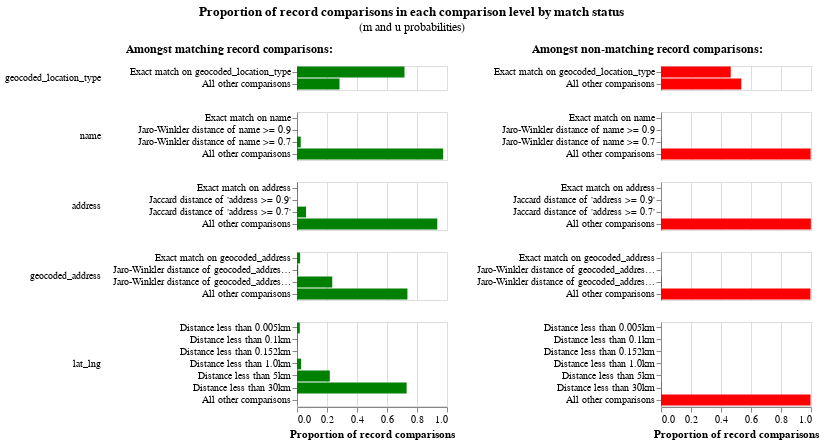

Notebook code for this chart:
### Code cell
linker.visualisations.m_u_parameters_chart()

### Figure 1 — Vega-Lite specification as saved in the notebook (floating-point values rounded to 4 significant figures)
{"config": {"view": {"continuousWidth": 300, "continuousHeight": 300, "discreteHeight": 300, "discreteWidth": 400}, "header": {"title": null}, "title": {"anchor": "middle", "offset": 10}}, "hconcat": [{"mark": "bar", "encoding": {"color": {"value": "green"}, "row": {"field": "comparison_name", "header": {"labelAlign": "left", "labelAnchor": "middle", "labelAngle": 0}, "sort": {"field": "comparison_sort_order"}, "type": "nominal"}, "tooltip": [{"field": "comparison_name", "title": "Comparison name", "type": "nominal"}, {"field": "label_for_charts", "title": "Label", "type": "ordinal"}, {"field": "sql_condition", "title": "SQL condition", "type": "nominal"}, {"field": "m_probability", "format": ".10~g", "title": "M probability", "type": "quantitative"}, {"field": "u_probability", "format": ".10~g", "title": "U probability", "type": "quantitative"}, {"field": "bayes_factor", "format": ",.6f", "title": "Bayes factor = m/u", "type": "quantitative"}, {"field": "log2_bayes_factor", "format": ".4~g", "title": "Match weight = log2(m/u)", "type": "quantitative"}, {"field": "bayes_factor_description", "title": "Match weight description", "type": "nominal"}, {"field": "m_probability_description", "title": "m probability description", "type": "nominal"}, {"field": "u_probability_description", "title": "u probability description", "type": "nominal"}], "x": {"axis": {"title": "Proportion of record comparisons"}, "field": "m_probability", "type": "quantitative"}, "y": {"axis": {"title": null}, "field": "label_for_charts", "sort": {"field": "comparison_vector_value", "order": "descending"}, "type": "nominal"}}, "height": {"step": 12}, "resolve": {"scale": {"y": "independent"}}, "title": {"text": "Amongst matching record comparisons:", "fontSize": 12, "fontWeight": "bold"}, "transform": [{"filter": "(datum.bayes_factor != 'no-op filter due to vega lite issue 4680')"}], "width": 150}, {"mark": "bar", "encoding": {"color": {"value": "red"}, "row": {"field": "comparison_name", "header": {"labels": false}, "sort": {"field": "comparison_sort_order"}, "type": "nominal"}, "tooltip": [{"field": "comparison_name", "title": "Comparison name", "type": "nominal"}, {"field": "label_for_charts", "title": "Label", "type": "ordinal"}, {"field": "sql_condition", "title": "SQL condition", "type": "nominal"}, {"field": "m_probability", "format": ".10~g", "title": "M probability", "type": "quantitative"}, {"field": "u_probability", "format": ".10~g", "title": "U probability", "type": "quantitative"}, {"field": "bayes_factor", "format": ",.6f", "title": "Bayes factor = m/u", "type": "quantitative"}, {"field": "log2_bayes_factor", "format": ".4~g", "title": "Match weight = log2(m/u)", "type": "quantitative"}, {"field": "bayes_factor_description", "title": "Match weight description", "type": "nominal"}, {"field": "m_probability_description", "title": "m probability description", "type": "nominal"}, {"field": "u_probability_description", "title": "u probability description", "type": "nominal"}], "x": {"axis": {"title": "Proportion of record comparisons"}, "field": "u_probability", "type": "quantitative"}, "y": {"axis": {"title": null}, "field": "label_for_charts", "sort": {"field": "comparison_vector_value", "order": "descending"}, "type": "nominal"}}, "height": {"step": 12}, "resolve": {"scale": {"y": "independent"}}, "title": {"text": "Amongst non-matching record comparisons:", "fontSize": 12, "fontWeight": "bold"}, "transform": [{"filter": "(datum.bayes_factor != 'no-op filter2 due to vega lite issue 4680')"}], "width": 150}], "data": {"name": "data-60d1ec5e2c9b02067fee67b497491936"}, "title": {"text": "Proportion of record comparisons in each comparison level by match status", "subtitle": "(m and u probabilities)"}, "$schema": "https://vega.github.io/schema/vega-lite/v5.9.3.json", "datasets": {"data-60d1ec5e2c9b02067fee67b497491936": [{"comparison_name": "geocoded_location_type", "sql_condition": "\"geocoded_location_type_l\" = \"geocoded_location_type_r\"", "label_for_charts": "Exact match on geocoded_location_type", "m_probability": 0.7165, "u_probability": 0.4649, "m_probability_description": "Amongst matching record comparisons, 71.65% of records (i.e. one in 1.396) are in the exact match on geocoded_location_type comparison level", "u_probability_description": "Amongst non-matching record comparisons, 46.49% of records (i.e. one in 2.151) are in the exact match on geocoded_location_type comparison level", "has_tf_adjustments": false, "tf_adjustment_column": null, "tf_adjustment_weight": 1.0, "is_null_level": false, "bayes_factor": 1.541, "log2_bayes_factor": 0.6241, "comparison_vector_value": 1, "max_comparison_vector_value": 1, "bayes_factor_description": "If comparison level is `exact match on geocoded_location_type` then comparison is 1.541 times more likely to be a match", "probability_two_random_records_match": 0.05, "comparison_sort_order": 0}, {"comparison_name": "geocoded_location_type", "sql_condition": "ELSE", "label_for_charts": "All other comparisons", "m_probability": 0.2835, "u_probability": 0.5351, "m_probability_description": "Amongst matching record comparisons, 28.35% of records (i.e. one in 3.527) are in the all other comparisons comparison level", "u_probability_description": "Amongst non-matching record comparisons, 53.51% of records (i.e. one in 1.869) are in the all other comparisons comparison level", "has_tf_adjustments": false, "tf_adjustment_column": null, "tf_adjustment_weight": 1.0, "is_null_level": false, "bayes_factor": 0.5298, "log2_bayes_factor": -0.9164, "comparison_vector_value": 0, "max_comparison_vector_value": 1, "bayes_factor_description": "If comparison level is `all other comparisons` then comparison is 1.887 times less likely to be a match", "probability_two_random_records_match": 0.05, "comparison_sort_order": 0}, {"comparison_name": "name", "sql_condition": "\"name_l\" = \"name_r\"", "label_for_charts": "Exact match on name", "m_probability": 5.285e-05, "u_probability": 7.581e-07, "m_probability_description": "Amongst matching record comparisons, 0.005285% of records (i.e. one in 18,922) are in the exact match on name comparison level", "u_probability_description": "Amongst non-matching record comparisons, 7.581e-05% of records (i.e. one in 1,319,050) are in the exact match on name comparison level", "has_tf_adjustments": false, "tf_adjustment_column": null, "tf_adjustment_weight": 1.0, "is_null_level": false, "bayes_factor": 69.71, "log2_bayes_factor": 6.123, "comparison_vector_value": 3, "max_comparison_vector_value": 3, "bayes_factor_description": "If comparison level is `exact match on name` then comparison is 69.71 times more likely to be a match", "probability_two_random_records_match": 0.05, "comparison_sort_order": 1}, {"comparison_name": "name", "sql_condition": "jaro_winkler_similarity(\"name_l\", \"name_r\") >= 0.9", "label_for_charts": "Jaro-Winkler distance of name >= 0.9", "m_probability": 0.0008516, "u_probability": 7.285e-06, "m_probability_description": "Amongst matching record comparisons, 0.08516% of records (i.e. one in 1,174) are in the jaro-winkler distance of name >= 0.9 comparison level", "u_probability_description": "Amongst non-matching record comparisons, 0.0007285% of records (i.e. one in 137,277) are in the jaro-winkler distance of name >= 0.9 comparison level", "has_tf_adjustments": false, "tf_adjustment_column": null, "tf_adjustment_weight": 1.0, "is_null_level": false, "bayes_factor": 116.9, "log2_bayes_factor": 6.869, "comparison_vector_value": 2, "max_comparison_vector_value": 3, "bayes_factor_description": "If comparison level is `jaro-winkler distance of name >= 0.9` then comparison is 117 times more likely to be a match", "probability_two_random_records_match": 0.05, "comparison_sort_order": 1}, {"comparison_name": "name", "sql_condition": "jaro_winkler_similarity(\"name_l\", \"name_r\") >= 0.7", "label_for_charts": "Jaro-Winkler distance of name >= 0.7", "m_probability": 0.02486, "u_probability": 0.002594, "m_probability_description": "Amongst matching record comparisons, 2.486% of records (i.e. one in 40.22) are in the jaro-winkler distance of name >= 0.7 comparison level", "u_probability_description": "Amongst non-matching record comparisons, 0.2594% of records (i.e. one in 385) are in the jaro-winkler distance of name >= 0.7 comparison level", "has_tf_adjustments": false, "tf_adjustment_column": null, "tf_adjustment_weight": 1.0, "is_null_level": false, "bayes_factor": 9.584, "log2_bayes_factor": 3.261, "comparison_vector_value": 1, "max_comparison_vector_value": 3, "bayes_factor_description": "If comparison level is `jaro-winkler distance of name >= 0.7` then comparison is 9.584 times more likely to be a match", "probability_two_random_records_match": 0.05, "comparison_sort_order": 1}, {"comparison_name": "name", "sql_condition": "ELSE", "label_for_charts": "All other comparisons", "m_probability": 0.9742, "u_probability": 0.9974, "m_probability_description": "Amongst matching record comparisons, 97.42% of records (i.e. one in 1.026) are in the all other comparisons comparison level", "u_probability_description": "Amongst non-matching record comparisons, 99.74% of records (i.e. one in 1.003) are in the all other comparisons comparison level", "has_tf_adjustments": false, "tf_adjustment_column": null, "tf_adjustment_weight": 1.0, "is_null_level": false, "bayes_factor": 0.9768, "log2_bayes_factor": -0.0339, "comparison_vector_value": 0, "max_comparison_vector_value": 3, "bayes_factor_description": "If comparison level is `all other comparisons` then comparison is 1.024 times less likely to be a match", "probability_two_random_records_match": 0.05, "comparison_sort_order": 1}, {"comparison_name": "address", "sql_condition": "\"address_l\" = \"address_r\"", "label_for_charts": "Exact match on address", "m_probability": 0.002435, "u_probability": 1.945e-06, "m_probability_description": "Amongst matching record comparisons, 0.2435% of records (i.e. one in 411) are in the exact match on address comparison level", "u_probability_description": "Amongst non-matching record comparisons, 0.0001945% of records (i.e. one in 514,206) are in the exact match on address comparison level", "has_tf_adjustments": false, "tf_adjustment_column": null, "tf_adjustment_weight": 1.0, "is_null_level": false, "bayes_factor": 1252.0, "log2_bayes_factor": 10.29, "comparison_vector_value": 3, "max_comparison_vector_value": 3, "bayes_factor_description": "If comparison level is `exact match on address` then comparison is 1,252 times more likely to be a match", "probability_two_random_records_match": 0.05, "comparison_sort_order": 2}, {"comparison_name": "address", "sql_condition": "jaccard(\"address_l\", \"address_r\") >= 0.9", "label_for_charts": "Jaccard distance of 'address >= 0.9'", "m_probability": 0.00179, "u_probability": 1.747e-06, "m_probability_description": "Amongst matching record comparisons, 0.179% of records (i.e. one in 559) are in the jaccard distance of 'address >= 0.9' comparison level", "u_probability_description": "Amongst non-matching record comparisons, 0.0001747% of records (i.e. one in 572,418) are in the jaccard distance of 'address >= 0.9' comparison level", "has_tf_adjustments": false, "tf_adjustment_column": null, "tf_adjustment_weight": 1.0, "is_null_level": false, "bayes_factor": 1025.0, "log2_bayes_factor": 10.0, "comparison_vector_value": 2, "max_comparison_vector_value": 3, "bayes_factor_description": "If comparison level is `jaccard distance of 'address >= 0.9'` then comparison is 1,025 times more likely to be a match", "probability_two_random_records_match": 0.05, "comparison_sort_order": 2}, {"comparison_name": "address", "sql_condition": "jaccard(\"address_l\", \"address_r\") >= 0.7", "label_for_charts": "Jaccard distance of 'address >= 0.7'", "m_probability": 0.0605, "u_probability": 0.0009311, "m_probability_description": "Amongst matching record comparisons, 6.05% of records (i.e. one in 16.53) are in the jaccard distance of 'address >= 0.7' comparison level", "u_probability_description": "Amongst non-matching record comparisons, 0.09311% of records (i.e. one in 1,074) are in the jaccard distance of 'address >= 0.7' comparison level", "has_tf_adjustments": false, "tf_adjustment_column": null, "tf_adjustment_weight": 1.0, "is_null_level": false, "bayes_factor": 64.98, "log2_bayes_factor": 6.022, "comparison_vector_value": 1, "max_comparison_vector_value": 3, "bayes_factor_description": "If comparison level is `jaccard distance of 'address >= 0.7'` then comparison is 64.98 times more likely to be a match", "probability_two_random_records_match": 0.05, "comparison_sort_order": 2}, {"comparison_name": "address", "sql_condition": "ELSE", "label_for_charts": "All other comparisons", "m_probability": 0.9353, "u_probability": 0.9991, "m_probability_description": "Amongst matching record comparisons, 93.53% of records (i.e. one in 1.069) are in the all other comparisons comparison level", "u_probability_description": "Amongst non-matching record comparisons, 99.91% of records (i.e. one in 1.001) are in the all other comparisons comparison level", "has_tf_adjustments": false, "tf_adjustment_column": null, "tf_adjustment_weight": 1.0, "is_null_level": false, "bayes_factor": 0.9361, "log2_bayes_factor": -0.09519, "comparison_vector_value": 0, "max_comparison_vector_value": 3, "bayes_factor_description": "If comparison level is `all other comparisons` then comparison is 1.068 times less likely to be a match", "probability_two_random_records_match": 0.05, "comparison_sort_order": 2}, {"comparison_name": "geocoded_address", "sql_condition": "\"geocoded_address_l\" = \"geocoded_address_r\"", "label_for_charts": "Exact match on geocoded_address", "m_probability": 0.02098, "u_probability": 2.138e-05, "m_probability_description": "Amongst matching record comparisons, 2.098% of records (i.e. one in 47.67) are in the exact match on geocoded_address comparison level", "u_probability_description": "Amongst non-matching record comparisons, 0.002138% of records (i.e. one in 46,782) are in the exact match on geocoded_address comparison level", "has_tf_adjustments": false, "tf_adjustment_column": null, "tf_adjustment_weight": 1.0, "is_null_level": false, "bayes_factor": 981.4, "log2_bayes_factor": 9.939, "comparison_vector_value": 3, "max_comparison_vector_value": 3, "bayes_factor_description": "If comparison level is `exact match on geocoded_address` then comparison is 981 times more likely to be a match", "probability_two_random_records_match": 0.05, "comparison_sort_order": 3}, {"comparison_name": "geocoded_address", "sql_condition": "jaro_winkler_similarity(\"geocoded_address_l\", \"geocoded_address_r\") >= 0.9", "label_for_charts": "Jaro-Winkler distance of geocoded_address >= 0.9", "m_probability": 0.007831, "u_probability": 1.354e-05, "m_probability_description": "Amongst matching record comparisons, 0.7831% of records (i.e. one in 128) are in the jaro-winkler distance of geocoded_address >= 0.9 comparison level", "u_probability_description": "Amongst non-matching record comparisons, 0.001354% of records (i.e. one in 73,880) are in the jaro-winkler distance of geocoded_address >= 0.9 comparison level", "has_tf_adjustments": false, "tf_adjustment_column": null, "tf_adjustment_weight": 1.0, "is_null_level": false, "bayes_factor": 578.6, "log2_bayes_factor": 9.176, "comparison_vector_value": 2, "max_comparison_vector_value": 3, "bayes_factor_description": "If comparison level is `jaro-winkler distance of geocoded_address >= 0.9` then comparison is 579 times more likely to be a match", "probability_two_random_records_match": 0.05, "comparison_sort_order": 3}, {"comparison_name": "geocoded_address", "sql_condition": "jaro_winkler_similarity(\"geocoded_address_l\", \"geocoded_address_r\") >= 0.7", "label_for_charts": "Jaro-Winkler distance of geocoded_address >= 0.7", "m_probability": 0.235, "u_probability": 0.003936, "m_probability_description": "Amongst matching record comparisons, 23.5% of records (i.e. one in 4.256) are in the jaro-winkler distance of geocoded_address >= 0.7 comparison level", "u_probability_description": "Amongst non-matching record comparisons, 0.3936% of records (i.e. one in 254) are in the jaro-winkler distance of geocoded_address >= 0.7 comparison level", "has_tf_adjustments": false, "tf_adjustment_column": null, "tf_adjustment_weight": 1.0, "is_null_level": false, "bayes_factor": 59.69, "log2_bayes_factor": 5.9, "comparison_vector_value": 1, "max_comparison_vector_value": 3, "bayes_factor_description": "If comparison level is `jaro-winkler distance of geocoded_address >= 0.7` then comparison is 59.69 times more likely to be a match", "probability_two_random_records_match": 0.05, "comparison_sort_order": 3}, {"comparison_name": "geocoded_address", "sql_condition": "ELSE", "label_for_charts": "All other comparisons", "m_probability": 0.7362, "u_probability": 0.996, "m_probability_description": "Amongst matching record comparisons, 73.62% of records (i.e. one in 1.358) are in the all other comparisons comparison level", "u_probability_description": "Amongst non-matching record comparisons, 99.6% of records (i.e. one in 1.004) are in the all other comparisons comparison level", "has_tf_adjustments": false, "tf_adjustment_column": null, "tf_adjustment_weight": 1.0, "is_null_level": false, "bayes_factor": 0.7391, "log2_bayes_factor": -0.4361, "comparison_vector_value": 0, "max_comparison_vector_value": 3, "bayes_factor_description": "If comparison level is `all other comparisons` then comparison is 1.353 times less likely to be a match", "probability_two_random_records_match": 0.05, "comparison_sort_order": 3}, {"comparison_name": "lat_lng", "sql_condition": "\n        cast(\n            acos(\n                \n        case\n            when (\n        sin( radians(\"lat_l\") ) * sin( radians(\"lat_r\") ) +\n        cos( radians(\"lat_l\") ) * cos( radians(\"lat_r\") )\n            * cos( radians(\"lng_r\" - \"lng_l\") )\n    ) > 1 then 1\n            when (\n        sin( radians(\"lat_l\") ) * sin( radians(\"lat_r\") ) +\n        cos( radians(\"lat_l\") ) * cos( radians(\"lat_r\") )\n            * cos( radians(\"lng_r\" - \"lng_l\") )\n    ) < -1 then -1\n            else (\n        sin( radians(\"lat_l\") ) * sin( radians(\"lat_r\") ) +\n        cos( radians(\"lat_l\") ) * cos( radians(\"lat_r\") )\n            * cos( radians(\"lng_r\" - \"lng_l\") )\n    )\n        end\n    \n            ) * 6371\n            as float\n        )\n     <= 0.005", "label_for_charts": "Distance less than 0.005km", "m_probability": 0.0188, "u_probability": 1.77e-05, "m_probability_description": "Amongst matching record comparisons, 1.88% of records (i.e. one in 53.19) are in the distance less than 0.005km comparison level", "u_probability_description": "Amongst non-matching record comparisons, 0.00177% of records (i.e. one in 56,496) are in the distance less than 0.005km comparison level", "has_tf_adjustments": false, "tf_adjustment_column": null, "tf_adjustment_weight": 1.0, "is_null_level": false, "bayes_factor": 1062.0, "log2_bayes_factor": 10.05, "comparison_vector_value": 6, "max_comparison_vector_value": 6, "bayes_factor_description": "If comparison level is `distance less than 0.005km` then comparison is 1,062 times more likely to be a match", "probability_two_random_records_match": 0.05, "comparison_sort_order": 4}, {"comparison_name": "lat_lng", "sql_condition": "\n        cast(\n            acos(\n                \n        case\n            when (\n        sin( radians(\"lat_l\") ) * sin( radians(\"lat_r\") ) +\n        cos( radians(\"lat_l\") ) * cos( radians(\"lat_r\") )\n            * cos( radians(\"lng_r\" - \"lng_l\") )\n    ) > 1 then 1\n            when (\n        sin( radians(\"lat_l\") ) * sin( radians(\"lat_r\") ) +\n        cos( radians(\"lat_l\") ) * cos( radians(\"lat_r\") )\n            * cos( radians(\"lng_r\" - \"lng_l\") )\n    ) < -1 then -1\n            else (\n        sin( radians(\"lat_l\") ) * sin( radians(\"lat_r\") ) +\n        cos( radians(\"lat_l\") ) * cos( radians(\"lat_r\") )\n            * cos( radians(\"lng_r\" - \"lng_l\") )\n    )\n        end\n    \n            ) * 6371\n            as float\n        )\n     <= 0.1", "label_for_charts": "Distance less than 0.1km", "m_probability": 0.002903, "u_probability": 1.945e-06, "m_probability_description": "Amongst matching record comparisons, 0.2903% of records (i.e. one in 344) are in the distance less than 0.1km comparison level", "u_probability_description": "Amongst non-matching record comparisons, 0.0001945% of records (i.e. one in 514,206) are in the distance less than 0.1km comparison level", "has_tf_adjustments": false, "tf_adjustment_column": null, "tf_adjustment_weight": 1.0, "is_null_level": false, "bayes_factor": 1493.0, "log2_bayes_factor": 10.54, "comparison_vector_value": 5, "max_comparison_vector_value": 6, "bayes_factor_description": "If comparison level is `distance less than 0.1km` then comparison is 1,493 times more likely to be a match", "probability_two_random_records_match": 0.05, "comparison_sort_order": 4}, {"comparison_name": "lat_lng", "sql_condition": "\n        cast(\n            acos(\n                \n        case\n            when (\n        sin( radians(\"lat_l\") ) * sin( radians(\"lat_r\") ) +\n        cos( radians(\"lat_l\") ) * cos( radians(\"lat_r\") )\n            * cos( radians(\"lng_r\" - \"lng_l\") )\n    ) > 1 then 1\n            when (\n        sin( radians(\"lat_l\") ) * sin( radians(\"lat_r\") ) +\n        cos( radians(\"lat_l\") ) * cos( radians(\"lat_r\") )\n            * cos( radians(\"lng_r\" - \"lng_l\") )\n    ) < -1 then -1\n            else (\n        sin( radians(\"lat_l\") ) * sin( radians(\"lat_r\") ) +\n        cos( radians(\"lat_l\") ) * cos( radians(\"lat_r\") )\n            * cos( radians(\"lng_r\" - \"lng_l\") )\n    )\n        end\n    \n            ) * 6371\n            as float\n        )\n     <= 0.152", "label_for_charts": "Distance less than 0.152km", "m_probability": 0.001472, "u_probability": 1.483e-06, "m_probability_description": "Amongst matching record comparisons, 0.1472% of records (i.e. one in 680) are in the distance less than 0.152km comparison level", "u_probability_description": "Amongst non-matching record comparisons, 0.0001483% of records (i.e. one in 674,181) are in the distance less than 0.152km comparison level", "has_tf_adjustments": false, "tf_adjustment_column": null, "tf_adjustment_weight": 1.0, "is_null_level": false, "bayes_factor": 992.1, "log2_bayes_factor": 9.954, "comparison_vector_value": 4, "max_comparison_vector_value": 6, "bayes_factor_description": "If comparison level is `distance less than 0.152km` then comparison is 992 times more likely to be a match", "probability_two_random_records_match": 0.05, "comparison_sort_order": 4}, {"comparison_name": "lat_lng", "sql_condition": "\n        cast(\n            acos(\n                \n        case\n            when (\n        sin( radians(\"lat_l\") ) * sin( radians(\"lat_r\") ) +\n        cos( radians(\"lat_l\") ) * cos( radians(\"lat_r\") )\n            * cos( radians(\"lng_r\" - \"lng_l\") )\n    ) > 1 then 1\n            when (\n        sin( radians(\"lat_l\") ) * sin( radians(\"lat_r\") ) +\n        cos( radians(\"lat_l\") ) * cos( radians(\"lat_r\") )\n            * cos( radians(\"lng_r\" - \"lng_l\") )\n    ) < -1 then -1\n            else (\n        sin( radians(\"lat_l\") ) * sin( radians(\"lat_r\") ) +\n        cos( radians(\"lat_l\") ) * cos( radians(\"lat_r\") )\n            * cos( radians(\"lng_r\" - \"lng_l\") )\n    )\n        end\n    \n            ) * 6371\n            as float\n        )\n     <= 1.0", "label_for_charts": "Distance less than 1.0km", "m_probability": 0.02739, "u_probability": 3.514e-05, "m_probability_description": "Amongst matching record comparisons, 2.739% of records (i.e. one in 36.52) are in the distance less than 1.0km comparison level", "u_probability_description": "Amongst non-matching record comparisons, 0.003514% of records (i.e. one in 28,460) are in the distance less than 1.0km comparison level", "has_tf_adjustments": false, "tf_adjustment_column": null, "tf_adjustment_weight": 1.0, "is_null_level": false, "bayes_factor": 779.4, "log2_bayes_factor": 9.606, "comparison_vector_value": 3, "max_comparison_vector_value": 6, "bayes_factor_description": "If comparison level is `distance less than 1.0km` then comparison is 779 times more likely to be a match", "probability_two_random_records_match": 0.05, "comparison_sort_order": 4}, {"comparison_name": "lat_lng", "sql_condition": "\n        cast(\n            acos(\n                \n        case\n            when (\n        sin( radians(\"lat_l\") ) * sin( radians(\"lat_r\") ) +\n        cos( radians(\"lat_l\") ) * cos( radians(\"lat_r\") )\n            * cos( radians(\"lng_r\" - \"lng_l\") )\n    ) > 1 then 1\n            when (\n        sin( radians(\"lat_l\") ) * sin( radians(\"lat_r\") ) +\n        cos( radians(\"lat_l\") ) * cos( radians(\"lat_r\") )\n            * cos( radians(\"lng_r\" - \"lng_l\") )\n    ) < -1 then -1\n            else (\n        sin( radians(\"lat_l\") ) * sin( radians(\"lat_r\") ) +\n        cos( radians(\"lat_l\") ) * cos( radians(\"lat_r\") )\n            * cos( radians(\"lng_r\" - \"lng_l\") )\n    )\n        end\n    \n            ) * 6371\n            as float\n        )\n     <= 5", "label_for_charts": "Distance less than 5km", "m_probability": 0.2185, "u_probability": 0.0002981, "m_probability_description": "Amongst matching record comparisons, 21.85% of records (i.e. one in 4.576) are in the distance less than 5km comparison level", "u_probability_description": "Amongst non-matching record comparisons, 0.02981% of records (i.e. one in 3,355) are in the distance less than 5km comparison level", "has_tf_adjustments": false, "tf_adjustment_column": null, "tf_adjustment_weight": 1.0, "is_null_level": false, "bayes_factor": 733.1, "log2_bayes_factor": 9.518, "comparison_vector_value": 2, "max_comparison_vector_value": 6, "bayes_factor_description": "If comparison level is `distance less than 5km` then comparison is 733 times more likely to be a match", "probability_two_random_records_match": 0.05, "comparison_sort_order": 4}, {"comparison_name": "lat_lng", "sql_condition": "\n        cast(\n            acos(\n                \n        case\n            when (\n        sin( radians(\"lat_l\") ) * sin( radians(\"lat_r\") ) +\n        cos( radians(\"lat_l\") ) * cos( radians(\"lat_r\") )\n            * cos( radians(\"lng_r\" - \"lng_l\") )\n    ) > 1 then 1\n            when (\n        sin( radians(\"lat_l\") ) * sin( radians(\"lat_r\") ) +\n        cos( radians(\"lat_l\") ) * cos( radians(\"lat_r\") )\n            * cos( radians(\"lng_r\" - \"lng_l\") )\n    ) < -1 then -1\n            else (\n        sin( radians(\"lat_l\") ) * sin( radians(\"lat_r\") ) +\n        cos( radians(\"lat_l\") ) * cos( radians(\"lat_r\") )\n            * cos( radians(\"lng_r\" - \"lng_l\") )\n    )\n        end\n    \n            ) * 6371\n            as float\n        )\n     <= 30", "label_for_charts": "Distance less than 30km", "m_probability": 0.7309, "u_probability": 0.002805, "m_probability_description": "Amongst matching record comparisons, 73.09% of records (i.e. one in 1.368) are in the distance less than 30km comparison level", "u_probability_description": "Amongst non-matching record comparisons, 0.2805% of records (i.e. one in 356) are in the distance less than 30km comparison level", "has_tf_adjustments": false, "tf_adjustment_column": null, "tf_adjustment_weight": 1.0, "is_null_level": false, "bayes_factor": 260.5, "log2_bayes_factor": 8.025, "comparison_vector_value": 1, "max_comparison_vector_value": 6, "bayes_factor_description": "If comparison level is `distance less than 30km` then comparison is 261 times more likely to be a match", "probability_two_random_records_match": 0.05, "comparison_sort_order": 4}, {"comparison_name": "lat_lng", "sql_condition": "ELSE", "label_for_charts": "All other comparisons", "m_probability": 6.101e-05, "u_probability": 0.9968, "m_probability_description": "Amongst matching record comparisons, 0.006101% of records (i.e. one in 16,391) are in the all other comparisons comparison level", "u_probability_description": "Amongst non-matching record comparisons, 99.68% of records (i.e. one in 1.003) are in the all other comparisons comparison level", "has_tf_adjustments": false, "tf_adjustment_column": null, "tf_adjustment_weight": 1.0, "is_null_level": false, "bayes_factor": 6.12e-05, "log2_bayes_factor": -14.0, "comparison_vector_value": 0, "max_comparison_vector_value": 6, "bayes_factor_description": "If comparison level is `all other comparisons` then comparison is 16,339 times less likely to be a match", "probability_two_random_records_match": 0.05, "comparison_sort_order": 4}]}}
